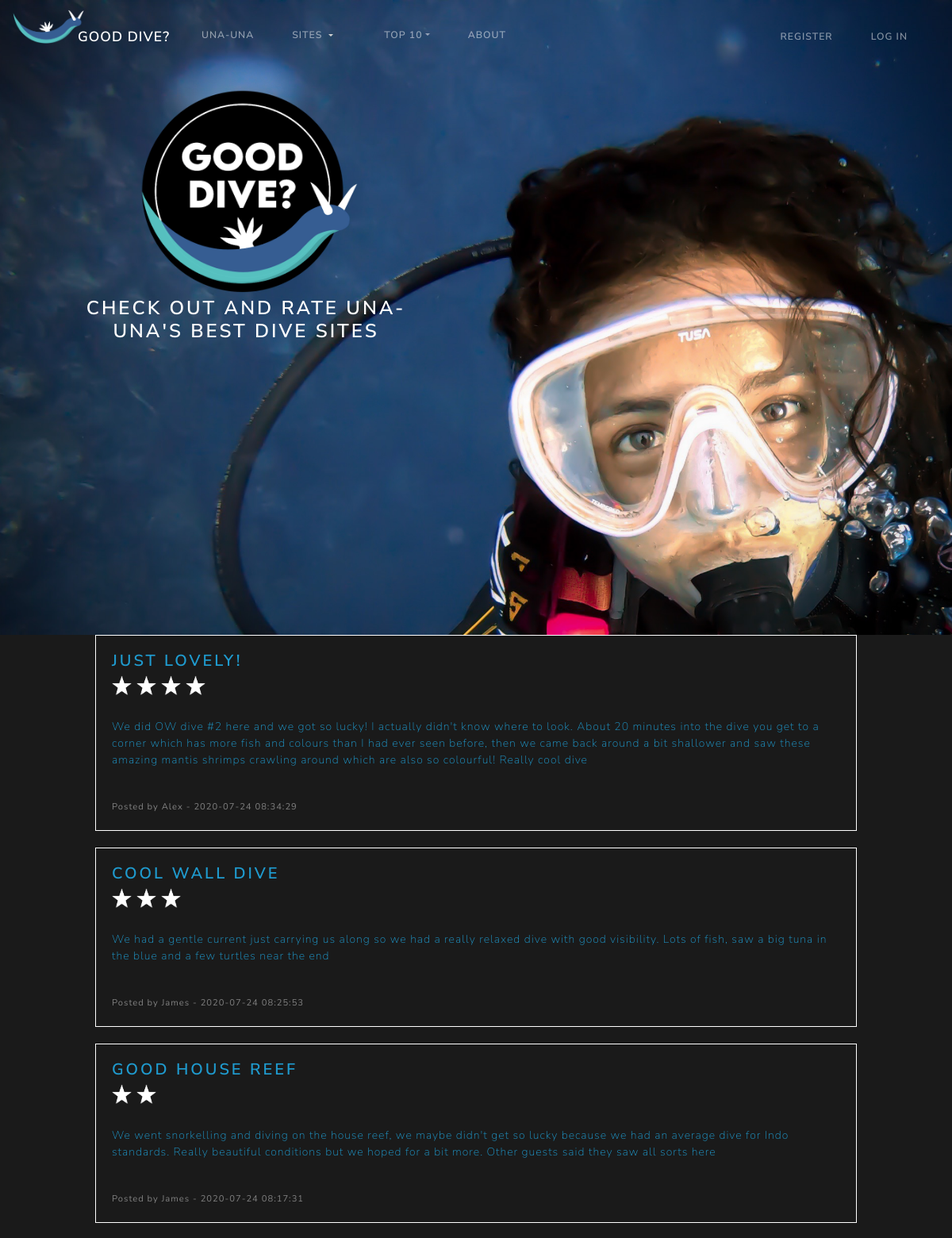
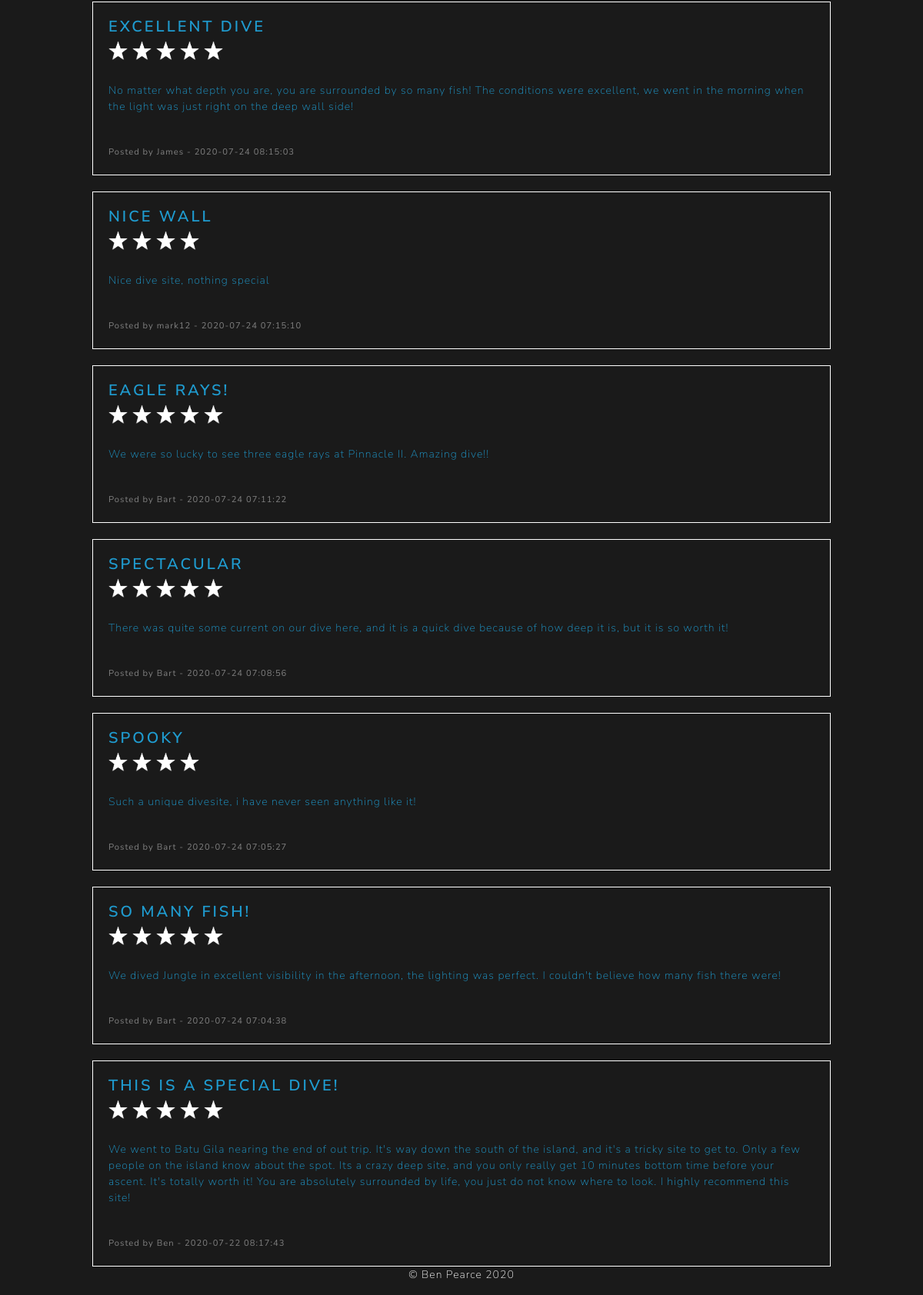
The page / on the database its author committed (2 pictures, top to bottom).
### tables this page shows
CREATE TABLE 'comments' ('id' INTEGER PRIMARY KEY AUTOINCREMENT NOT NULL, 'user_id' INTEGER NOT NULL, 'site_id' INTEGER NOT NULL,'title' TEXT NOT NULL,'comment' TEXT NOT NULL,'rating' INTEGER NOT NULL, 'created' TIMESTAMP NOT NULL DEFAULT CURRENT_TIMESTAMP, FOREIGN KEY (user_id) REFERENCES "users"(id), FOREIGN KEY (site_id) REFERENCES "sites"(id) );

CREATE TABLE "users" ('id' INTEGER PRIMARY KEY AUTOINCREMENT NOT NULL, 'username' VARCHAR(25) UNIQUE NOT NULL, 'password' TEXT NOT NULL );

### application.py (the view)
@app.route('/')
def index():
    return render_template('/app/index.html', dropdown=sites_all(), top_sites=top_sites(), recent_comments=comments_recent())

### application.py (called while the page is built)
@app.after_request
def after_request(response):
    response.headers['Cache-Control'] = 'no-cache, no-store, must-revalidate'
    response.headers['Expires'] = 0
    response.headers['Pragma'] = 'no-cache'
    return response

### functions.py (called while the page is built)
def sites_all():
    sites = db.execute('SELECT * FROM sites ORDER BY name')
    return sites

def top_sites():
    top = db.execute('SELECT * FROM sites ORDER BY rating DESC LIMIT 10')
    return top

def comments_recent():
    recent = db.execute('SELECT * FROM comments JOIN sites ON comments.site_id = sites.id JOIN users ON comments.user_id = users.id ORDER BY created DESC LIMIT 10')
    return recent

### templates/app/index.html (shortened to what this page needs)
{% extends "layout.html" %}
{% block main %}
    <div class="homepage-img background-img">
        <div class="homepage-headline col-md-5">
            <img id="home-logo" src="/static/images/templates/logo.png" alt="The good dive logo">
            <h3 class="text-white">Check out and rate Una-Una's best dive sites</h3>
        </div>
    </div>
    <div>
        {% for comment in recent_comments %}
            <article class="comments">
                <div class="card bg-primary text-info border-white">
                    <div class="card-body">
                        <h4 class="card-title">
                            {{ comment['title'] }}
                        </h4>
                        <h6 class="card-subtitle mb-2 text-muted">
                            {% if comment['rating'] == 1 %}
                                <img class="rating-star" src="/static/images/layout/starog.png" alt="star rating">
                            {% elif comment['rating'] == 2 %}
                                <img class="rating-star" src="/static/images/layout/starog.png" alt="star rating">
                                <img class="rating-star" src="/static/images/layout/starog.png" alt="star rating">
                            {% elif comment['rating'] == 3 %}
                                <img class="rating-star" src="/static/images/layout/starog.png" alt="star rating">
                                <img class="rating-star" src="/static/images/layout/starog.png" alt="star rating">
                                <img class="rating-star" src="/static/images/layout/starog.png" alt="star rating">
                            {% elif comment['rating'] == 4 %}
                                <img class="rating-star" src="/static/images/layout/starog.png" alt="star rating">
                                <img class="rating-star" src="/static/images/layout/starog.png" alt="star rating">
                                <img class="rating-star" src="/static/images/layout/starog.png" alt="star rating">
                                <img class="rating-star" src="/static/images/layout/starog.png" alt="star rating">
                            {% else %}
                                <img class="rating-star" src="/static/images/layout/starog.png" alt="star rating">
                                <img class="rating-star" src="/static/images/layout/starog.png" alt="star rating">
                                <img class="rating-star" src="/static/images/layout/starog.png" alt="star rating">
                                <img class="rating-star" src="/static/images/layout/starog.png" alt="star rating">
                                <img class="rating-star" src="/static/images/layout/starog.png" alt="star rating">
                            {% endif %}
                        </h6>
                        <br/>
                        <p class="card-text">{{ comment['comment'] }}</p>
                        <br/>
                        <span class="card-link">
                            <small class="posted-by">Posted by {{ comment['username'] }} - {{ comment['created'] }}</small>
                        </span>
                    </div>
                </div>
            </article>
            {% if not loop.last %}
            <br/>
            {% endif %}
        {% endfor %}
    </div>
{% endblock %}
{% block footer %}
    <div class="footer-btf text-white">
        <p>&copy; Ben Pearce 2020</p>
    </div>
{% endblock %}

### templates/layout.html (shortened to what this page needs)
<!DOCTYPE html>
<html lang="en">
    <head>
        <link href="/static/css/lux.css" rel="stylesheet">
        <link href="/static/css/styles.css" rel="stylesheet">
    </head>
    <body class="site-layout-wrapper">
        <nav class="navbar navbar-expand-lg fixed-top navbar-dark bg-transparent">
            <a class="navbar-brand" href="{{ url_for('index') }}"><img src="/static/images/layout/gdlogo.png" id="favicon" alt="Scuba diving favicon for good dive"></a>
            <a class="navbar-brand" href="{{ url_for('index') }}">Good Dive?</a>
            <div class="collapse navbar-collapse" id="navbarColor01">
                <ul class="navbar-nav mr-auto">
                    <li class="nav-item">
                        <a class="nav-link" href="{{ url_for('una_una') }}">Una-Una</a>
                    </li>
                    <li class="nav-item">
                        <div class="btn-group" role="group" aria-label="Button group with nested dropdown">
                            <a class="nav-link" href="{{ url_for('sites') }}">Sites</a>
                            <div class="btn-group" role="group">
                            <div id="btnGroupDrop1" type="button" class="btn bg-transparent dropdown-toggle dropdown-color hover-bg" data-toggle="dropdown" aria-haspopup="true" aria-expanded="false" style="padding-left: 0%; padding-top: 30%;"></div>
                            </div>
                        </div>
                    </li>
                    <li class="nav-item dropdown">
                        <a class="nav-link dropdown-toggle" data-toggle="dropdown" href="#" role="button" aria-haspopup="true" aria-expanded="false">Top 10</a>
                    </li>
                    <li class="nav-item">
                        <a class="nav-link" href="{{ url_for('about') }}">About</a>
                    </li>
                </ul>
                {% if session.user_id %}
                    <ul class="navbar-nav ml-auto">
                        <li class="nav-item">
                            <a class="nav-link" href="{{ url_for('logout') }}">Log Out</a>
                        </li>
                    </ul>
                {% else %}
                    <ul class="navbar-nav ml-auto">
                        <li class="nav-item">
                            <a class="nav-link" href="{{ url_for('register') }}">Register</a>
                        </li>
                        <li class="nav-item">
                            <a class="nav-link" href="{{ url_for('login') }}">Log In</a>
                        </li>
                    </ul>
                {% endif %}
            </div>
        </nav>
        <main>
            {% block main %}{% endblock %}
        </main>
        <footer>
                {% block footer %}{% endblock %}
        </footer>
    </body>
</html>

### static/css/styles.css (style rules this page uses)
.background-img { height: 100vh; width: 100vw; background-repeat: no-repeat; background-size: cover; position: relative; background-color: #1a1a1a; }
#favicon { width: 90px; height: auto; margin-top: -30px; margin-right: -40px; }
.footer-btf { text-align: center; }
.dropdown-color { color: LightGray; }
.homepage-img { background-image: url("/static/images/background/index.jpg"); background-position: right bottom; }
.homepage-headline { text-align: center; position: absolute; top: 14%; left: 5%; }
#home-logo { width: 60%; height: auto; }
.site-layout-wrapper { background-color: #1a1a1a; }
.comments { max-width: 80%; left: 50%; transform: translate(-50%, 0%); position: relative; }
.posted-by { color: gray; }
.rating-star { height: 25px; width: auto; }

### rows shown on the page
comments: title "JUST LOVELY!", comment "We did OW dive #2 here and we got so lucky! I actually didn't know where to look. About 20 minutes into the dive you get to a corner which has more fish and colours than I had ever seen before, then we came back around a bit shallower and saw these amazing mantis shrimps crawling around which are also so colourful! Really cool dive", username "Alex", created "2020-07-24 08:34:29"
comments: title "COOL WALL DIVE", comment "We had a gentle current just carrying us along so we had a really relaxed dive with good visibility. Lots of fish, saw a big tuna in the blue and a few turtles near the end", username "James", created "2020-07-24 08:25:53"
comments: title "GOOD HOUSE REEF", comment "We went snorkelling and diving on the house reef, we maybe didn't get so lucky because we had an average dive for Indo standards. Really beautiful conditions but we hoped for a bit more. Other guests said they saw all sorts here", username "James", created "2020-07-24 08:17:31"
comments: title "EXCELLENT DIVE", comment "No matter what depth you are, you are surrounded by so many fish! The conditions were excellent, we went in the morning when the light was just right on the deep wall side!", username "James", created "2020-07-24 08:15:03"
comments: title "NICE WALL", comment "Nice dive site, nothing special", username "mark12", created "2020-07-24 07:15:10"
comments: title "EAGLE RAYS!", comment "We were so lucky to see three eagle rays at Pinnacle II. Amazing dive!!", username "Bart", created "2020-07-24 07:11:22"
comments: title "SPECTACULAR", comment "There was quite some current on our dive here, and it is a quick dive because of how deep it is, but it is so worth it!", username "Bart", created "2020-07-24 07:08:56"
comments: title "SPOOKY", comment "Such a unique divesite, i have never seen anything like it!", username "Bart", created "2020-07-24 07:05:27"
comments: title "SO MANY FISH!", comment "We dived Jungle in excellent visibility in the afternoon, the lighting was perfect. I couldn't believe how many fish there were!", username "Bart", created "2020-07-24 07:04:38"
comments: title "THIS IS A SPECIAL DIVE!", comment "We went to Batu Gila nearing the end of out trip. It's way down the south of the island, and it's a tricky site to get to. Only a few people on the island know about the spot. Its a crazy deep site, and you only really get 10 minutes bottom time before your ascent. It's totally worth it! You are absolutely surrounded by life, you just do not know where to look. I highly recommend this site!", username "Ben", created "2020-07-22 08:17:43"
